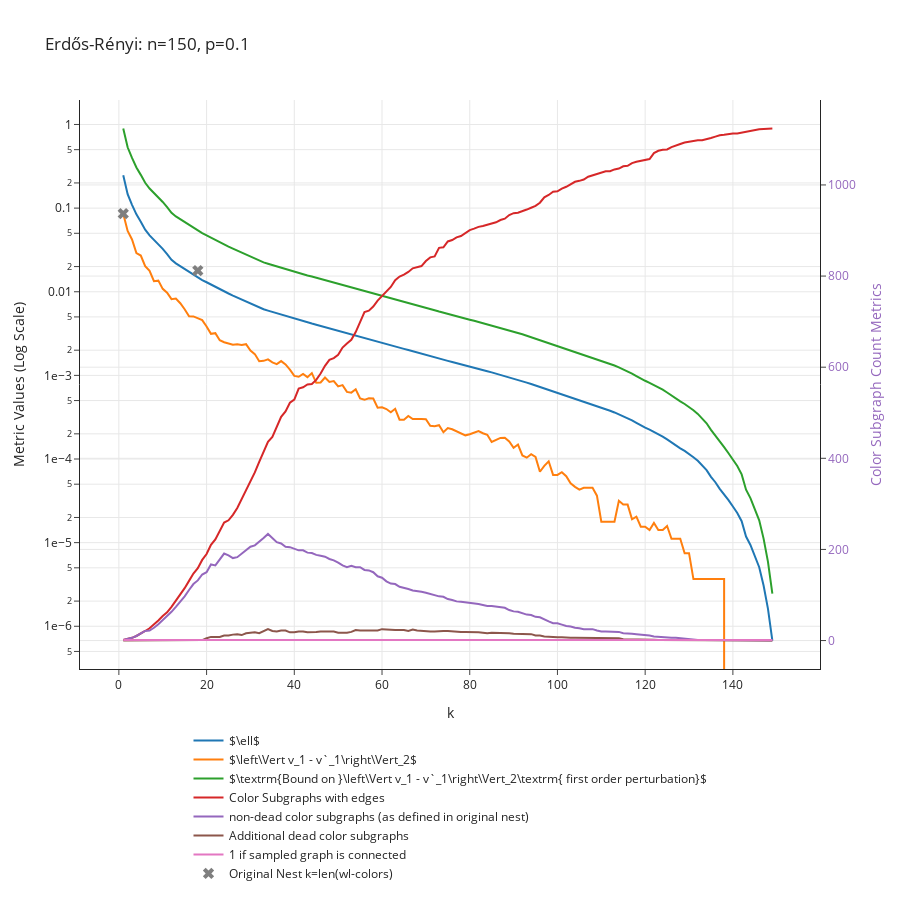

The notebook cell this image was saved under:
### Code cell
p = 0.1
n = 150
G = nx.erdos_renyi_graph(n, p)
data_dict = get_convergence_data_of_nest(G, min_cluster_size = 1, max_k = 150)
plot_convergence_data(data_dict, f"Erdős-Rényi: n={n}, p={p}")

### Figure 1 — Plotly figure (JSON) as saved in the notebook; plotly's stock layout.template omitted (floating-point values rounded to 4 significant figures; data arrays with more than 128 entries replaced by an {"elided": "..."} marker saying what was removed)
{"data": [{"mode": "lines", "name": "$\\ell$", "type": "scatter", "x": {"elided": "149 int values"}, "y": {"elided": "149 float values"}}, {"mode": "lines", "name": "$\\left\\Vert v_1 - v`_1\\right\\Vert_2$", "type": "scatter", "x": {"elided": "149 int values"}, "y": {"elided": "149 float values"}}, {"mode": "lines", "name": "$\\textrm{Bound on }\\left\\Vert v_1 - v`_1\\right\\Vert_2\\textrm{ first order perturbation}$", "type": "scatter", "x": {"elided": "149 int values"}, "y": {"elided": "149 float values"}}, {"mode": "lines", "name": "Color Subgraphs with edges", "type": "scatter", "x": {"elided": "149 int values"}, "y": {"elided": "149 int values"}, "yaxis": "y2"}, {"mode": "lines", "name": "non-dead color subgraphs (as defined in original nest)", "type": "scatter", "x": {"elided": "149 int values"}, "y": {"elided": "149 int values"}, "yaxis": "y2"}, {"mode": "lines", "name": "Additional dead color subgraphs", "type": "scatter", "x": {"elided": "149 int values"}, "y": {"elided": "149 int values"}, "yaxis": "y2"}, {"mode": "lines", "name": "1 if sampled graph is connected", "type": "scatter", "x": {"elided": "149 int values"}, "y": {"elided": "149 int values"}, "yaxis": "y2"}, {"marker": {"size": 10, "symbol": "x"}, "mode": "markers", "name": "Original Nest k=len(wl-colors)", "type": "scatter", "x": [1, 18, 150], "y": [0.08581, 0.01792, 0]}], "layout": {"height": 900, "hovermode": "closest", "legend": {"orientation": "h", "x": 0.5, "xanchor": "center", "y": -0.1, "yanchor": "top"}, "title": {"text": "Erdős-Rényi: n=150, p=0.1"}, "xaxis": {"title": {"text": "k"}}, "yaxis": {"exponentformat": "e", "title": {"text": "Metric Values (Log Scale)"}, "type": "log"}, "yaxis2": {"overlaying": "y", "side": "right", "tickfont": {"color": "rgba(148, 103, 189, 1)"}, "title": {"font": {"color": "rgba(148, 103, 189, 1)"}, "text": "Color Subgraph Count Metrics"}, "type": "linear"}}}
